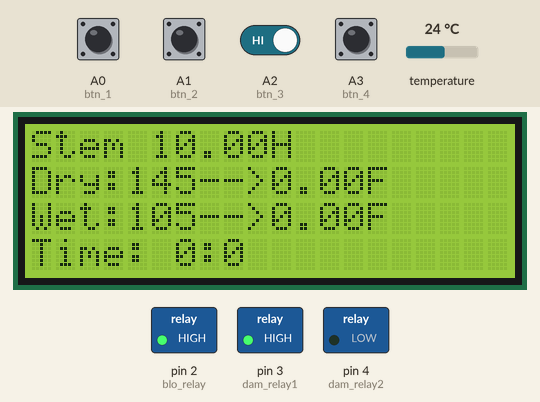
This sketch was run on a simulated Arduino Uno, built with avr-gcc and run on an emulated ATmega328P. Parts: 20×4 character LCD, switched loads named in the sketch (green lamp = pin HIGH). Inputs (shaded band) come from the test bench; at power-on: A0 (btn_1), A1 (btn_2), A2 (btn_3), A3 (btn_4) HIGH, temperature 24 °C. Storage starts empty.

Above: at 4.3 s.
4.4 s: A3 (btn_4) pulled LOW for 3 s
At 5.4 s:
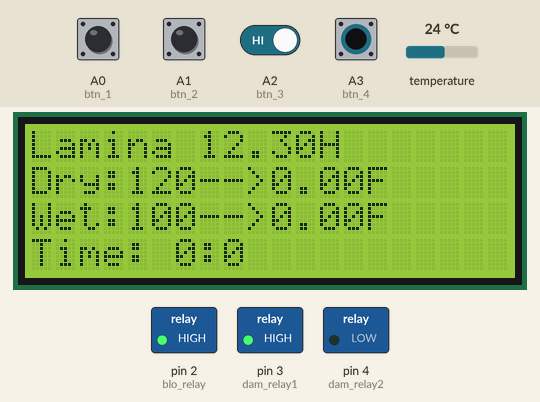
9.0 s: temperature set to 12 °C
At 11.5 s:
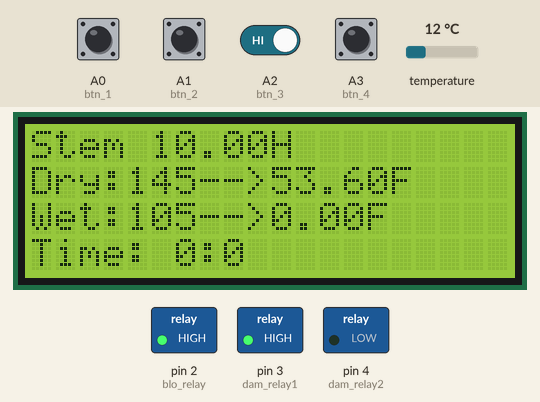
13.6 s: temperature set to 19 °C
At 15.0 s:
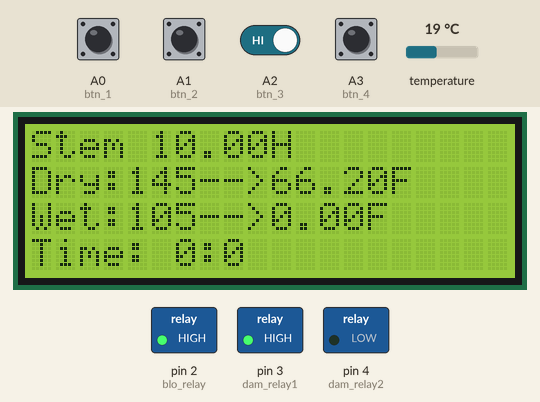
18.2 s: A3 (btn_4) pulled LOW for 3 s
At 18.9 s:
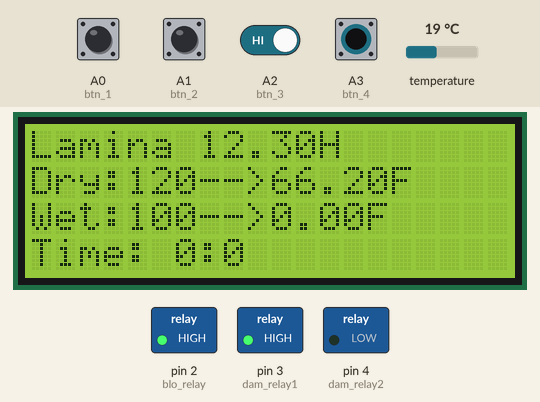
22.8 s: temperature set to 28 °C
At 25.6 s:
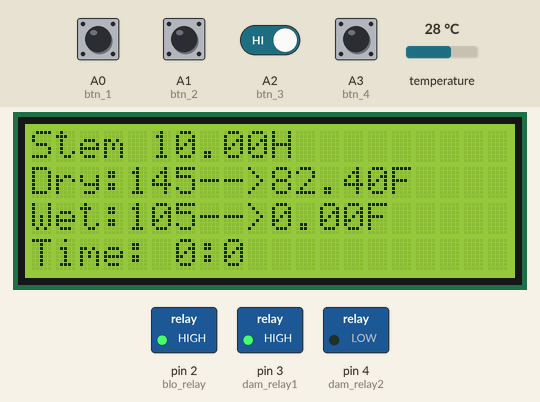
27.4 s: A2 (btn_3) driven LOW and A3 (btn_4) driven LOW
At 28.9 s:
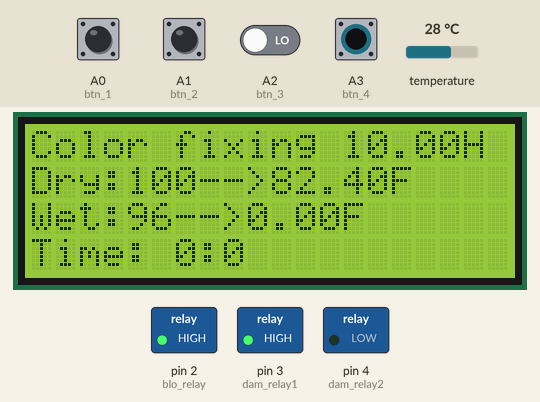
Timing chart, 0 to 30.4 s (numbered marks = the images above; inputs shaded):
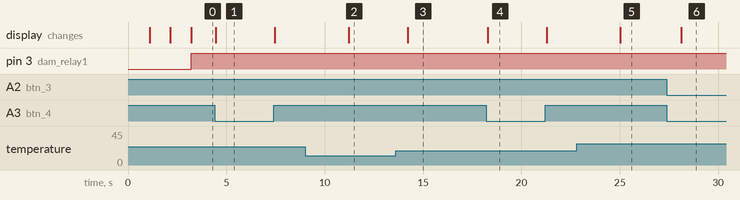

Measured:
- after the input at 4.4 s, the display: changes after 0.07 s (image 1)
- after the input at 9.0 s, the display: changes after 2.2 s (image 2)
- after the input at 13.6 s, the display: changes after 0.63 s (image 3)
- after the input at 18.2 s, the display: changes after 0.09 s (image 4)
- after the input at 22.8 s, the display: changes after 2.2 s (image 5)
- after the input at 27.4 s, the display: changes after 0.73 s (image 6)

The sketch:

BAT_project_version_2.ino
```cpp
// Time define kora ache properly

// Project: Leaf Barn Curing
// Code Author: Dhrubo Roy Partho
// Date: 02/05/2024
// Version: 2.0v


// relay pins in #define
// Temp control in temp_control()
// time set in time_definer()
//


#include <OneWire.h>
#include <DallasTemperature.h>
// #include <Wire.h>
#include <LiquidCrystal_I2C.h>
#include <SD.h>
#include <SPI.h>

LiquidCrystal_I2C lcd(0x27, 20, 4);

// millis() variable for reset
extern volatile unsigned long timer0_millis;
// unsigned long new_value = 1000;

// Pins
#define temp_pin1 6
#define temp_pin2 5
#define dam_relay1 3
#define dam_relay2 4
#define blo_relay 2
#define btn_1 A0
#define btn_2 A1
#define btn_3 A2
#define btn_4 A3
#define cs_pin 10


// Memory save time delay
const int mem_delay = 10000;


// Setup a oneWire instance to communicate with any OneWire devices
OneWire oneWire(temp_pin1);

// Pass our oneWire reference to Dallas Temperature sensor
DallasTemperature sensors(&oneWire);


// Time counter
unsigned long curr_time = 0;
unsigned long pre_time = 0;
unsigned long temp_sense_pre_time = 0;
unsigned long hour = 0, min = 0, sec = 0, pre_h, pre_m, pre_sec;
unsigned long defined_time = 0;
unsigned long start_time = 0;
unsigned long end_time = 0;
unsigned long mem_pre_time = 0;


// Global variables
int numberOfDevices; // Number of temperature devices DS18B20
DeviceAddress tempDeviceAddress;  // For DS18B20

float tempC[2] = {};
float tempF[2] = {};

volatile bool state_1 = false;
volatile bool state_2 = false;
volatile bool state_3 = false;
volatile bool state_4 = false;

byte selected_phase = 0;
byte pre_selected_phase = 0;
bool flag = false;

String log_string[3] = {};


// Phase temperature data
const byte phase[4][14][2] = {{{95, 92}, {96, 93}, {98, 94}, {99, 95}, {100, 96}},
                              {{100, 96}, {102, 96}, {104, 97}, {106, 97}, {108, 98}, {110, 98}, {112, 98}, {114, 99}, {116, 99}, {118, 100}, {120, 100}},
                              {{120, 100}, {122, 100}, {124, 101}, {126, 101}, {128, 102}, {130, 102}, {132, 102}, {134, 103}, {136, 103}, {138, 104}, {140, 104}, {142, 104}, {144, 105}, {145, 105}},
                              {{145, 105}, {147, 106}, {151, 107}, {153, 107}, {155, 108}, {157, 108}, {159, 109}, {161, 109}, {163, 110}, {163, 110}, {165, 110}}};

// const byte phase_duration_h[4] = {4, 10, 14, 10};
// const byte phase_duration_m[4] = {0, 0, 30, 0};

byte loader_icon_counter = 0;

// File log_file;
File myFile;

// volatile bool reset_pre_state = false;


void setup(void)
{
  // Start serial communication for debugging purposes
  Serial.begin(9600);

  // Pin Change Interruption
    PCICR |= (1<<PCIE1);
    PCMSK1 |= (1<<PCINT8);
    PCMSK1 |= (1<<PCINT9);
    PCMSK1 |= (1<<PCINT10);
    PCMSK1 |= (1<<PCINT11);

  // DS18B20 initialization
  sensors.begin();
  numberOfDevices = sensors.getDeviceCount();

  // LCD initialization
  lcd.init();
  lcd.clear();
  lcd.backlight();

  lcd.print("Staring...");
  delay(1000);
  lcd.setCursor(0, 1);
  lcd.print("Checking components");
  delay(1000);

  // Pin modes
  pinMode(dam_relay1, OUTPUT);
  pinMode(dam_relay2, OUTPUT);
  pinMode(blo_relay, OUTPUT);

  pinMode(btn_1, INPUT_PULLUP);
  pinMode(btn_2, INPUT_PULLUP);
  pinMode(btn_3, INPUT_PULLUP);
  pinMode(btn_4, INPUT_PULLUP);

    lcd.clear();

    lcd.print("Memory testing...");
    lcd.setCursor(0, 1);

    memory_check();

    // check read file
    if(SD.exists("log.txt")){
        memory_data_read();
    }

    blower_start();

    delay(1000);
}

// Interruption service routine
ISR(PCINT1_vect){

    if(digitalRead(btn_1)){
        state_1 = true;
        state_2 = false;
        state_3 = false;
        state_4 = false;
    }

    if(digitalRead(btn_2)){
        state_1 = false;
        state_2 = true;
        state_3 = false;
        state_4 = false;
    }

    if(digitalRead(btn_3)){
        state_1 = false;
        state_2 = false;
        state_3 = true;
        state_4 = false;
    }

    if(digitalRead(btn_4)){
        state_1 = false;
        state_2 = false;
        state_3 = false;
        state_4 = true;
    }
}


void (*resetFunc)(void) = 0;


void loop(void){
    // Serial.println("Running1");
  curr_time = millis();
//   setMillis(curr_time);
  time_calculator();

//   Serial.println("Running2");
  button_process();

  // Time and phase
  phase_decision();

  temp_measure();

  // temperature control
  temp_control();

  if(curr_time - pre_time > 3000){
    pre_time = curr_time;

    display();
  }

  if(selected_phase >= 1 && selected_phase <= 4 && (millis() - mem_pre_time) > mem_delay){      // 10 sec delay for memory writing
    memory_data_write();
    mem_pre_time = millis();
  }
}

// Memory check
void memory_check(){
    if(!SD.begin(cs_pin)){
        lcd.print("Memory error");
        return;
    }
    lcd.print("Memory ok");
}

// memory file existance
// bool memory_data_check(){
//     if(SD.exists("log.txt")){
//         Serial.println("Data exists");
//         return true;
//     }
//     else{
//         Serial.println("Not exists");
//         return false;
//     }
// }


// memory data read
void memory_data_read(){
    Serial.println("data read called");
    myFile = SD.open("log.txt", FILE_READ);
    if(myFile){
        // Read data
        byte i = 0;
        while(myFile.available()){
            log_string[i] = myFile.readStringUntil('\n');
            Serial.println(log_string[i]);
            i++;
        }

        curr_time = convert_string_to_int(log_string[0]);
        defined_time = convert_string_to_int(log_string[1]);
        selected_phase = (int)convert_string_to_int(log_string[2]);

        setMillis(curr_time);

        // time conversion after read
        unsigned long currentMillis = curr_time;
        unsigned long seconds = currentMillis / 1000;
        unsigned long minutes = seconds / 60;
        unsigned long hours = minutes / 60;
        unsigned long days = hours / 24;
        currentMillis %= 1000;
        seconds %= 60;
        minutes %= 60;
        hours %= 24;

        hour = hours;
        min = minutes;
        sec = seconds;

        // close file
        myFile.close();
    }
    else{
        lcd.print("File open error.");
    }

    Serial.print("Function over");

}

// memory data write
void memory_data_write(){
    if(SD.exists("log.txt"))
        SD.remove("log.txt");
    myFile = SD.open("log.txt", FILE_WRITE);
    if(myFile){
        myFile.println(curr_time);
        myFile.println(defined_time);
        myFile.println(selected_phase);
        myFile.close();
    }
    else{
        lcd.clear();
        lcd.print("Memory isn't writing");
        while(1){
            button_process();
        }
    }
}

unsigned long convert_string_to_int(String s){
    Serial.print("Length: ");
    // Serial.println(s.length());
    unsigned long num = 0;
    unsigned long j = 1;
    for(int i=s.length()-1;i>0;i--){
        // Serial.println(s[i-1] - '0');
        num += (s[i-1] - '0') * j;
        j *= 10;
    }
    return num;
}

void blower_start(){
    digitalWrite(blo_relay, HIGH);
}
void blower_stop(){
    digitalWrite(blo_relay, LOW);
}
void damper_open(){
    digitalWrite(dam_relay1, LOW);
    digitalWrite(dam_relay2, HIGH);
}
void damper_close(){
    digitalWrite(dam_relay2, LOW);
    digitalWrite(dam_relay1, HIGH);
}


void temp_control(){
    if((byte)tempF[0] < phase[selected_phase - 1][hour][0]){
        // Blower start
        blower_start();
    }
    else{
        // Blower stop
        blower_stop();
    }

    if((byte)tempF[1] > phase[selected_phase - 1][hour][1]){
        // damper open
        damper_open();
    }
    else{
        // damper close
        damper_close();
    }
}

void phase_decision(){
    if(curr_time > defined_time){
        pre_selected_phase = selected_phase;
        selected_phase = 0;
        if(flag == true)
            wait_for_next_phase();
        return;
    }
    return;
}

void wait_for_next_phase(){
    unsigned long pre_wait_time = 0;
    unsigned long pre_caution = 0;
    setMillis(0);
    while(selected_phase == 0){
        button_process();       // button process addition
        if(millis() - pre_caution > 2000){
            lcd.clear();
            lcd.print("Phase ");
            lcd.print(pre_selected_phase);
            lcd.print(" over.");
            lcd.setCursor(0, 1);
            lcd.print("Waitng for 10sec");
            pre_caution = millis();
        }
        if(millis() > 10000){           // Waiting for 10 sec to forward next phase
            if(pre_selected_phase + 1 > 4){
                lcd.clear();
                lcd.print("All Phase Covered");
                lcd.setCursor(0, 1);
                lcd.print("Please select again.");
                long unsigned pre_phase_time = millis();

                while(millis() - pre_phase_time < 10000){
                    button_process();
                    pre_phase_time = millis();
                }

                if(SD.exists("log.txt")){
                    SD.remove("log.txt");
                }
                resetFunc();
                // while(1);
            }
            else{
                selected_phase = pre_selected_phase + 1;
                time_definer();
                reset_all_time();
            }
        }
    }
}


void time_definer(){
    if(selected_phase == 1){
        defined_time = 1.44e+7;      // milliseconds
    }
    else if(selected_phase == 2){
        defined_time = 3.6e+7;
    }
    else if(selected_phase == 3){
        defined_time = 4.5e+7;
    }
    else if(selected_phase == 4){
        defined_time = 3.6e+7;
    }
    else{
        defined_time = 0;
    }
}


// Time calcultaor
void time_calculator(){
    if(curr_time - pre_sec >= 1000){
        ++sec;
        if(sec >= 60){
            ++min;
            if(min >= 60){
                ++hour;
                min = 0;
            }
            sec = 0;
        }
        pre_sec = curr_time;
    }
}


// Button process function
void button_process(){
    if(state_1 == true){
        selected_phase = 1;

        time_definer();

        reset_all_time();

        memory_data_write();
        display();
        state_1 = false;

        flag = true;
    }
     if(state_2 == true){
        selected_phase = 2;

        time_definer();

        reset_all_time();
        memory_data_write();
        display();

        state_2 = false;

        flag = true;
    }
     if(state_3 == true){

        selected_phase = 3;
        // End time
        time_definer();

        reset_all_time();

        memory_data_write();
        display();

        state_3 = false;

        flag = true;
    }
    if(state_4 == true){

        selected_phase = 4;
        // End time
        time_definer();

        reset_all_time();

        memory_data_write();
        display();

        state_4 = false;

        flag = true;
    }
}

// Reset all time
void reset_all_time(){
    curr_time = 0;
    pre_time = 0;
    temp_sense_pre_time = 0;
    hour = 0, min = 0, sec = 0, pre_h = 0, pre_m = 0, pre_sec = 0;
    setMillis(0);
}


// Temperature sensing
void temp_measure(){
  if(curr_time - temp_sense_pre_time > 3000){
    // Call sensors.requestTemperatures() to issue a global temperature and Requests to all devices on the bus
    sensors.requestTemperatures();

    // Loop through each device, print out temperature data
    for(int i=0;i<numberOfDevices; i++) {
        // Search the wire for address
        if(sensors.getAddress(tempDeviceAddress, i)){
          tempC[i] = sensors.getTempC(tempDeviceAddress);
          tempF[i] = DallasTemperature::toFahrenheit(tempC[i]);
        //   Serial.println(tempF[i]);    //DallasTemperature::toFahrenheit(tempC)   // Converts tempC to Fahrenheit
        }
    }

    // display();
    temp_sense_pre_time = curr_time;
  }
}

// LCD display
void display(){
    loader_icon_counter++;

    lcd.clear();

    //line 1
    lcd.setCursor(0, 0);
    if(selected_phase == 1)
        lcd.print("Yellowing 4.00H");
    else if(selected_phase == 2)
        lcd.print("Color fixing 10.00H");
    else if(selected_phase == 3)
        lcd.print("Lamina 12.30H");
    else if(selected_phase == 4)
        lcd.print("Stem 10.00H");
    else{
        lcd.print("No phase selected");
        return;
    }

    // Line 2
    lcd.setCursor(0, 1);
    lcd.print("Dry:");
    lcd.print(phase[selected_phase-1][hour][0]);     //middle hour
    lcd.print("-->");
    lcd.print(tempF[0]);
    lcd.print("F");

    // Line 3
    lcd.setCursor(0, 2);
    lcd.print("Wet:");
    lcd.print(phase[selected_phase-1][hour][1]);     //middle hour
    lcd.print("-->");
    lcd.print(tempF[1]);
    lcd.print("F");

    // Line 4
    lcd.setCursor(0, 3);
    lcd.print("Time: ");
    lcd.print(hour);     // here will be hour
    lcd.print(":");
    lcd.print(min);     // here will be min
}


// For reset millis
void setMillis(unsigned long new_millis){
  uint8_t oldSREG = SREG;
  cli();
  timer0_millis = new_millis;
  SREG = oldSREG;
}
```
